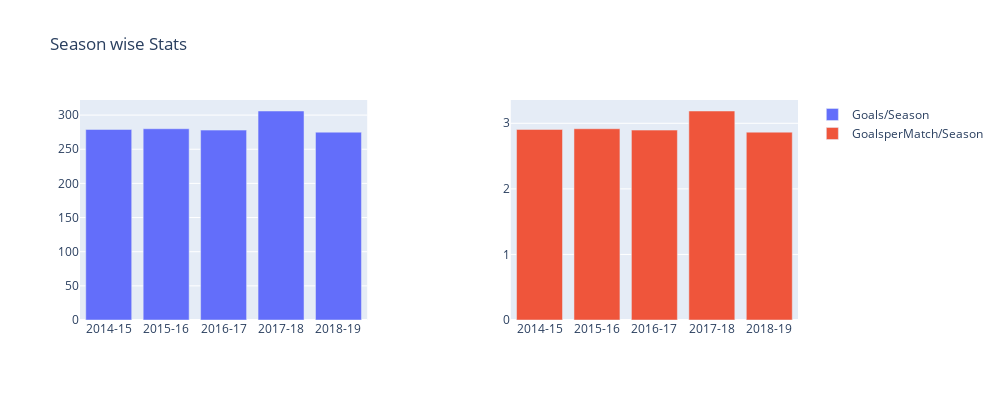

Source (notebook cell):
### Markdown cell above
**Exploring Season Stats**

### Code cell
#@interact
def bar_plot_3():
    
    total_matches = 96
    df_plot = df_group_stage[['Season','GF']].groupby(['Season']).sum().reset_index()
    df_plot['Avg_Goals'] = df_plot['GF']/total_matches
      
    trace1 = go.Bar(x = df_plot['Season'], y = df_plot['GF'], name = 'Goals/Season')
    trace2 = go.Bar(x = df_plot['Season'], y = df_plot['Avg_Goals'], name = 'GoalsperMatch/Season')
   
    fig = tools.make_subplots(rows = 1, cols = 2, vertical_spacing=0.1,horizontal_spacing=0.2)
    fig.append_trace(trace1, 1, 1)
    fig.append_trace(trace2, 1, 2)
    fig['layout'].update(height = 400, width = 1000, title = 'Season wise Stats')
    fig.show()

bar_plot_3()

### Figure 1 — Plotly figure (JSON) as saved in the notebook; plotly's stock layout.template omitted (floating-point values rounded to 4 significant figures)
{"data": [{"name": "Goals/Season", "type": "bar", "x": ["2014-15", "2015-16", "2016-17", "2017-18", "2018-19"], "xaxis": "x", "y": [279, 280, 278, 306, 275], "yaxis": "y"}, {"name": "GoalsperMatch/Season", "type": "bar", "x": ["2014-15", "2015-16", "2016-17", "2017-18", "2018-19"], "xaxis": "x2", "y": [2.906, 2.917, 2.896, 3.188, 2.865], "yaxis": "y2"}], "layout": {"height": 400, "title": {"text": "Season wise Stats"}, "width": 1000, "xaxis": {"anchor": "y", "domain": [0, 0.4]}, "xaxis2": {"anchor": "y2", "domain": [0.6, 1]}, "yaxis": {"anchor": "x", "domain": [0, 1]}, "yaxis2": {"anchor": "x2", "domain": [0, 1]}}}
